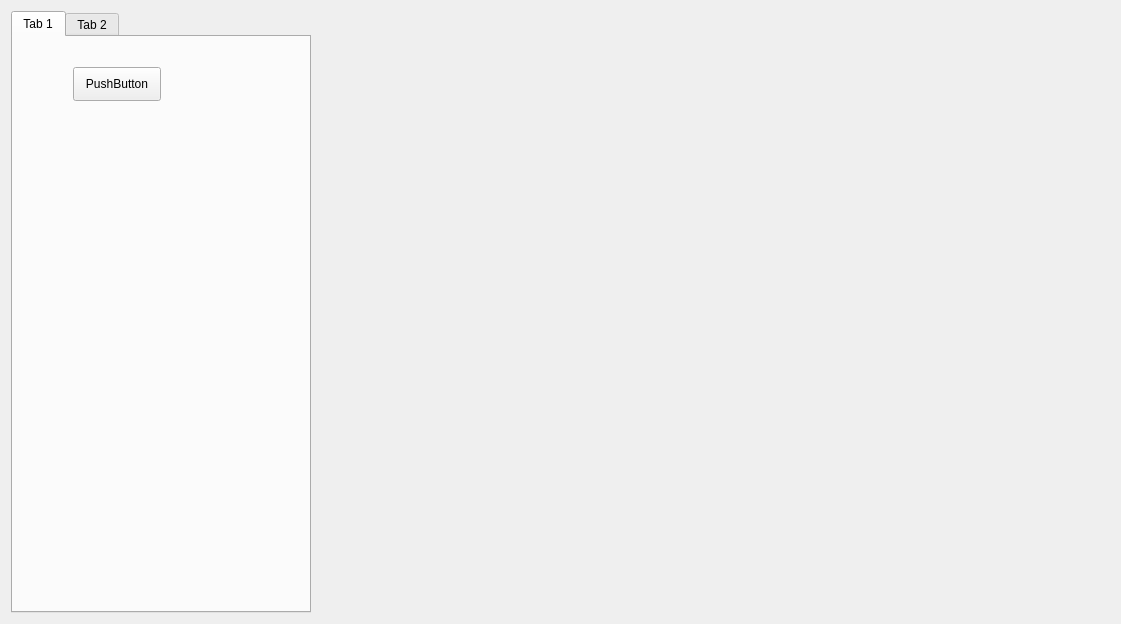
<?xml version="1.0" encoding="UTF-8"?>
<ui version="4.0">
 <class>Form</class>
 <widget class="QWidget" name="Form">
  <property name="geometry">
   <rect>
    <x>0</x>
    <y>0</y>
    <width>1121</width>
    <height>624</height>
   </rect>
  </property>
  <property name="windowTitle">
   <string>Form</string>
  </property>
  <layout class="QFormLayout" name="formLayout">
   <item row="0" column="0" colspan="2">
    <widget class="QTabWidget" name="tabWidget">
     <property name="minimumSize">
      <size>
       <width>0</width>
       <height>100</height>
      </size>
     </property>
     <property name="maximumSize">
      <size>
       <width>300</width>
       <height>16777215</height>
      </size>
     </property>
     <property name="currentIndex">
      <number>0</number>
     </property>
     <widget class="QWidget" name="tab">
      <attribute name="title">
       <string>Tab 1</string>
      </attribute>
      <widget class="QPushButton" name="pushButton">
       <property name="geometry">
        <rect>
         <x>60</x>
         <y>30</y>
         <width>88</width>
         <height>34</height>
        </rect>
       </property>
       <property name="text">
        <string>PushButton</string>
       </property>
      </widget>
     </widget>
     <widget class="QWidget" name="tab_2">
      <attribute name="title">
       <string>Tab 2</string>
      </attribute>
     </widget>
    </widget>
   </item>
  </layout>
 </widget>
 <resources/>
 <connections/>
</ui>
